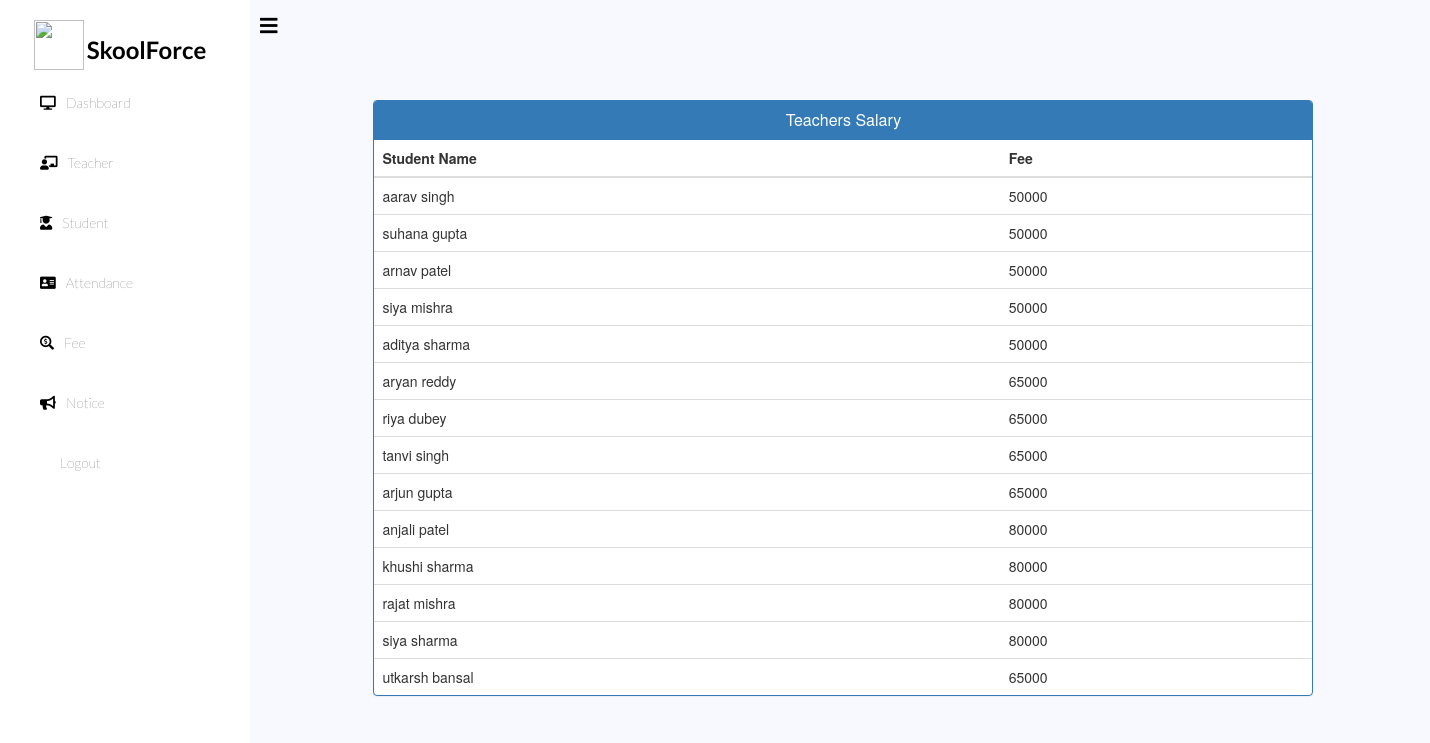
The page /admin-view-student-fee (signed in) on the database its author committed.
### school/models.py (models this page shows, shortened)
class StudentExtra(models.Model):
    user=models.OneToOneField(User,on_delete=models.CASCADE)
    roll = models.CharField(max_length=10)
    mobile = models.CharField(max_length=40,null=True)
    fee=models.PositiveIntegerField(null=True)
    cl= models.CharField(max_length=10,choices=classes,default='one')
    status=models.BooleanField(default=False)
    @property
    def get_name(self):
        return self.user.first_name+" "+self.user.last_name

### school/views.py (the view)
# urls.py: path('admin-view-student-fee', views.admin_view_student_fee_view,name='admin-view-student-fee'),
@login_required(login_url='adminlogin')
@user_passes_test(is_admin)
def admin_view_student_fee_view(request):
    students=models.StudentExtra.objects.all()
    return render(request,'school/admin_view_student_fee.html',{'students':students})

### school/views.py (called while the page is built)
def is_admin(user):
    return user.groups.filter(name='ADMIN').exists()

### templates/school/admin_view_student_fee.html (shortened to what this page needs)
{% extends 'school/adminbase.html' %}
{% block content %}
<head>
  <link href="//netdna.bootstrapcdn.com/bootstrap/3.0.0/css/bootstrap.min.css" rel="stylesheet" id="bootstrap-css">
</head>
<div class="container">
  <div class="row">
    <div class="panel panel-primary">
      <div class="panel-heading">
        <h6 class="panel-title">Teachers Salary</h6>
      </div>
      <table class="table table-hover" id="dev-table">
        <thead>
          <tr>
            <th>Student Name</th>
            <th>Fee</th>
          </tr>
        </thead>
        {% for s in students %}
        <tr>
          <td> {{s.get_name}}</td>
          <td>{{s.fee}}</td>
        </tr>
        {% endfor %}
      </table>
    </div>
  </div>
</div>
{% endblock content %}

### templates/school/adminbase.html (style rules this page uses)
:root { --poppins: 'Poppins', sans-serif; --lato: 'Lato', sans-serif; --light: #F9F9F9; --blue: #3C91E6; --light-blue: #CFE8FF; --grey: #eee; --dark-grey: #AAAAAA; --dark: #342E37; --red: #DB504A; --yellow: #FFCE26; --light-yellow: #FFF2C6; --orange: #FD7238; --light-orange: #FFE0D3; }
body { margin: 0; padding: 0; }

### templates/school/admin_view_student_fee.html (style rules this page uses)
h6 { text-align: center; }
.row { margin: 100px; }

### rows shown on the page
StudentExtra: get_name "aarav singh", fee "50000"
StudentExtra: get_name "suhana gupta", fee "50000"
StudentExtra: get_name "arnav patel", fee "50000"
StudentExtra: get_name "siya mishra", fee "50000"
StudentExtra: get_name "aditya sharma", fee "50000"
StudentExtra: get_name "aryan reddy", fee "65000"
StudentExtra: get_name "riya dubey", fee "65000"
StudentExtra: get_name "tanvi singh", fee "65000"
StudentExtra: get_name "arjun gupta", fee "65000"
StudentExtra: get_name "anjali patel", fee "80000"
StudentExtra: get_name "khushi sharma", fee "80000"
StudentExtra: get_name "rajat mishra", fee "80000"
StudentExtra: get_name "siya sharma", fee "80000"
StudentExtra: get_name "utkarsh bansal", fee "65000"
